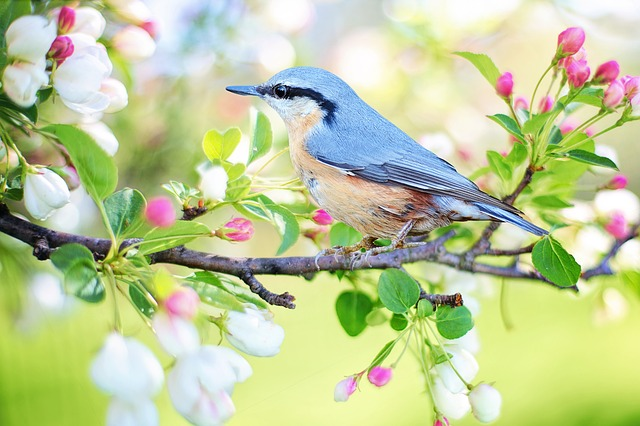
#> input picture SB#0342_Task0/Task0.2/Image Processing/Images/bird.jpg, 640 x 426 px, found by its file name; its folder holds only this picture in this run
$ python main.py
#> lines starting #> are read from the running program, lines starting #| are printed output that depends on the picture; after the words box and inside, x2 and y2 are one past the last pixel; in counts of white or black regions, pixels touching at a corner belong together
#> in main, ip_image is the input picture: shape (426, 640, 3); mean B, G, R 154.3, 203, 191.5
#| (426, 640, 3)
###############################################################################
## Author: Team Supply Bot
## Edition: eYRC 2019-20
## Instructions: Do Not modify the basic skeletal structure of given APIs!!!
###############################################################################


######################
## Essential libraries
######################
import cv2
import numpy as np
import os
import math
import csv


########################################################################
## using os to generalise Input-Output
########################################################################
codes_folder_path = os.path.abspath('.')
images_folder_path = os.path.abspath(os.path.join('..', 'Images'))
generated_folder_path = os.path.abspath(os.path.join('..', 'Generated'))


############################################
## Build your algorithm in this function
## ip_image: is the array of the input image
## imshow helps you view that you have loaded
## the corresponding image
############################################
def process(ip_image):
    ###########################
    ## Your Code goes here
    ## placeholder image
    sector_image = np.ones(ip_image.shape[:2],np.uint8)*255
    ## check value is white or not
    print(sector_image[0,0])
#| 255
    ## Your Code goes here
    ###########################
    #MASKING
    lowerwhite=np.array([255,255,255])
    upperwhite=np.array([255,255,255])
    sector_image=cv2.inRange(ip_image,lowerwhite,upperwhite)
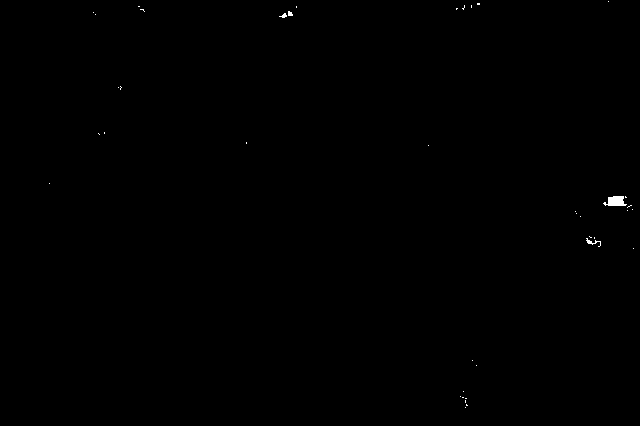
#> sector_image: shape (426, 640); 0.12% white; 40 white regions (36 under 20 px), largest, box (x1, y1, x2, y2) and area: (603, 196, 627, 206) 168, (586, 238, 601, 247) 41, (279, 13, 287, 18) 21, (288, 11, 293, 16) 20
    sector_image=cv2.bitwise_and(ip_image,ip_image,mask=sector_image)
    sector_image=cv2.bitwise_not(sector_image)
    #Extract outside big circle
    cimg=ip_image.copy()
    img=cv2.cvtColor(ip_image,cv2.COLOR_BGR2GRAY)
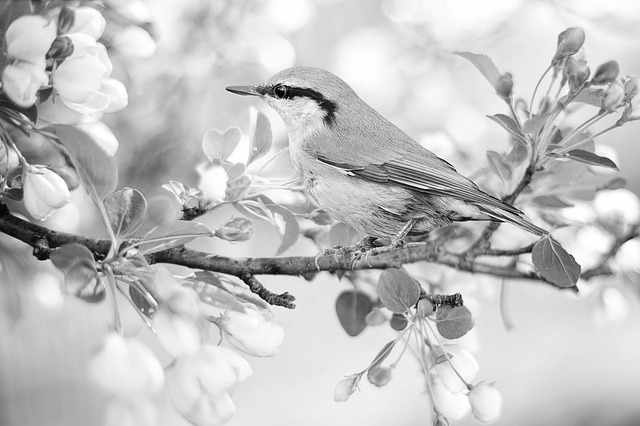
#> img: shape (426, 640); min 0, max 255, mean 194
    circles = cv2.HoughCircles(img,cv2.HOUGH_GRADIENT,1,50,param1=50,param2=50,minRadius=300,maxRadius=330)
#> circles = None
#> (the run stopped early here; a loop or call above may not have finished)

$ run again, on SB#0342_Task0/Task0.2/Image Processing/Images/horse.jpg
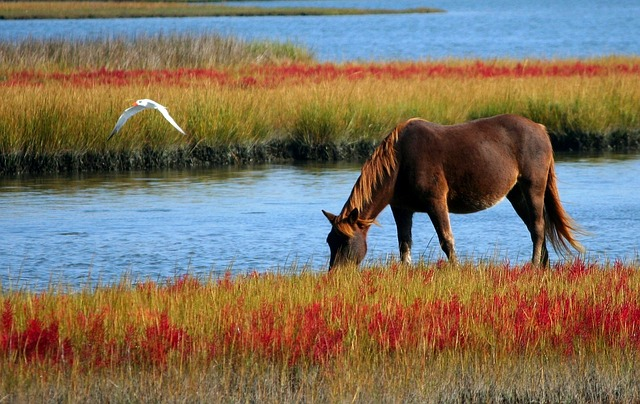
#> input picture SB#0342_Task0/Task0.2/Image Processing/Images/horse.jpg, 640 x 404 px, found by its file name
#> in main, ip_image is the input picture: shape (404, 640, 3); mean B, G, R 95.9, 113.2, 126.6
#| (404, 640, 3)
#| 255
#> in process, `img=cv2.cvtColor(ip_image,cv2.COLOR_BGR2GRAY)`:
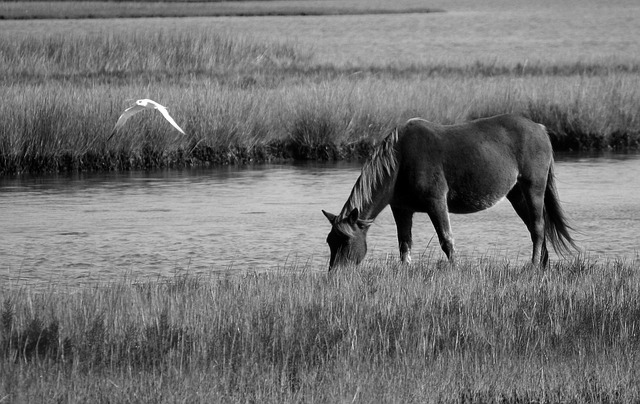
#> img: shape (404, 640); min 0, max 255, mean 115.2
#> circles = None
